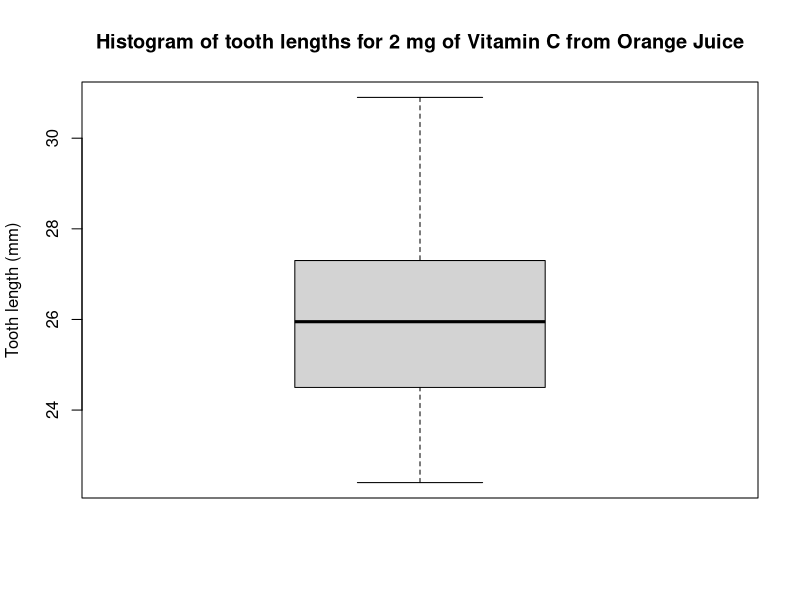

The R source for this figure:
## ---- chunk 1
method<-"OJ"
dosage<-2
pRange<-80
minWant<-12

correctMethod <- ToothGrowth$supp == method
correctDosage <- ToothGrowth$dose == dosage
correct <- correctMethod & correctDosage
lengths<-ToothGrowth[correct,1]
title1<-"Histogram of tooth lengths for 2 mg of Vitamin C from Orange Juice"
## ---- chunk 2
boxplot(lengths,ylab="Tooth length (mm)",main=title1)
## ---- chunk 3
mean<-mean(lengths)
sd <- sd(lengths)
upper<-round(qnorm(0.975,mean,sd),2)
lower<-round(qnorm(0.025,mean,sd),2)
paste("Mean growth is ",round(mean,2)," with a standard deviation of ",round(sd,2),
            ". So we would expect about 95 % of the guinea pigs to have tooth growth of between ",lower,
            "mm and ",upper,"mm.")
